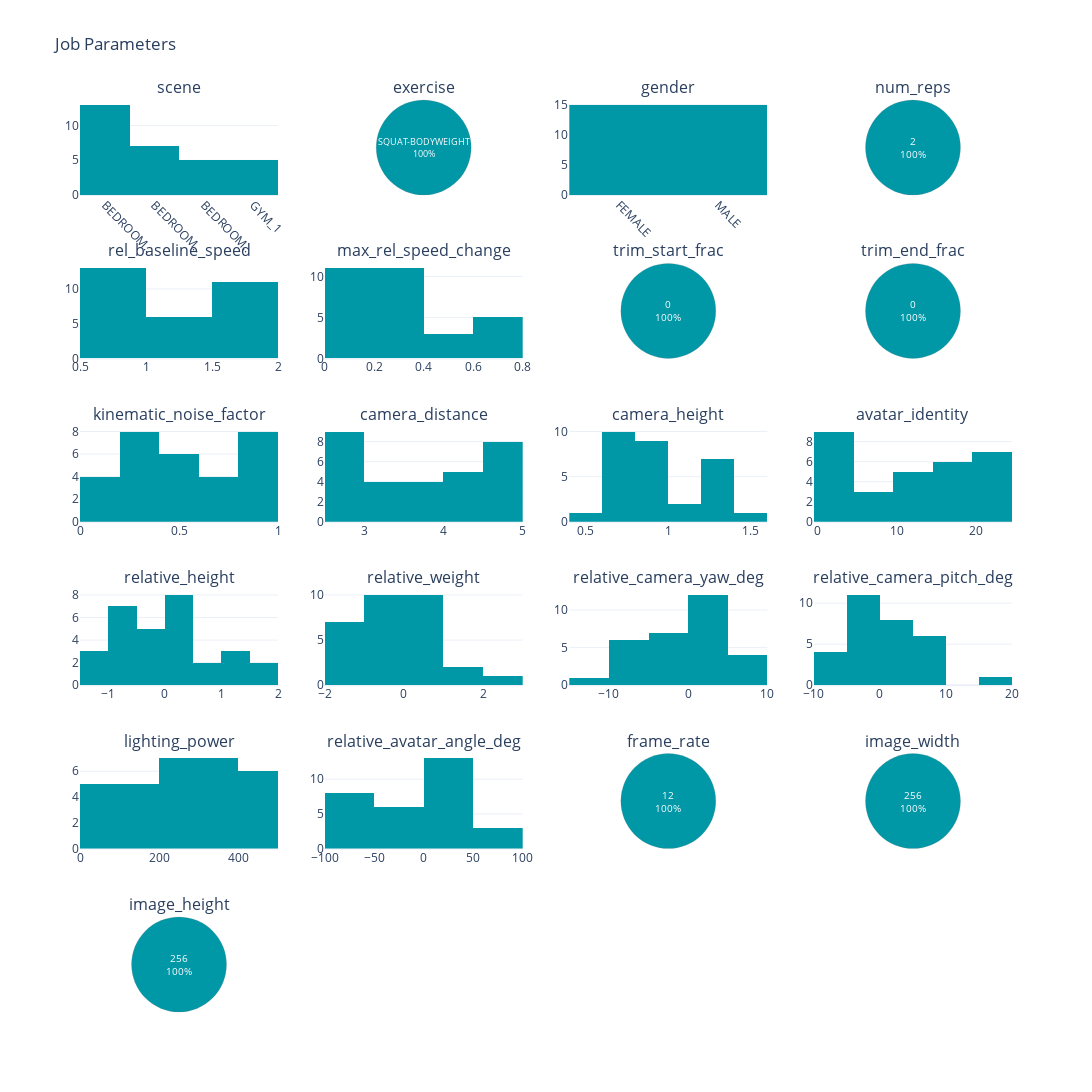

Notebook cell for this chart:
### Code cell
num_previews = 30

# Set some initial parameters.
job_params = [
        api.sample_input(
            token=TOKEN,
            exercise = "SQUAT-BODYWEIGHT",
            num_reps = 2,
            gender = genders[i % 2],
            trim_start_frac= 0.0,
            trim_end_frac= 0.0,
            lighting_power = float(np.random.uniform(50.0, 500.0, 1)[0]),
            camera_height = float(np.random.uniform(0.5, 1.5, 1)[0]),
            relative_camera_yaw_deg= float(np.random.normal(0.0, 6.0, 1)[0]),
            relative_camera_pitch_deg= float(np.random.normal(0.0, 6.0, 1)[0]),
            relative_avatar_angle_deg= float(np.random.uniform(-90.0, 90.0, 1)[0]),
            frame_rate=12,
            image_height=256,
            image_width=256,
        ) for i in range(num_previews)
    ]

previews_batch, previews_batch_folder = api.submit_preview_batch_to_api(
    token=TOKEN,
    preview_params=job_params,
    output_dir=OUTPUT_FOLDER,
    batch_folder_suffix=batch_folder_suffix,
)

# Await the batch job to complete.
completed_previews = previews_batch.await_jobs(timeout=5 * 60, polling_interval=5)
previews_folders = api.download_completed_previews(completed_previews=completed_previews, output_dir=previews_batch_folder)

#Visualize the previews in a grid, and take a look at our existing job parameter distributions.
view_previews(previews_folders)
visualize_job_params(job_params)

### Figure 1 — Plotly figure (JSON) as saved in the notebook; plotly's stock layout.template omitted (floating-point values rounded to 4 significant figures)
{"data": [{"legendgroup": "group1", "marker": {"color": "#0097A7"}, "name": "All", "showlegend": false, "type": "histogram", "x": ["BEDROOM_2", "BEDROOM_2", "GYM_1", "BEDROOM_4", "BEDROOM_5", "BEDROOM_2", "GYM_1", "BEDROOM_2", "BEDROOM_5", "BEDROOM_4", "BEDROOM_2", "GYM_1", "BEDROOM_5", "BEDROOM_4", "BEDROOM_5", "GYM_1", "BEDROOM_2", "BEDROOM_2", "BEDROOM_4", "BEDROOM_2", "BEDROOM_2", "BEDROOM_4", "BEDROOM_2", "BEDROOM_2", "BEDROOM_5", "BEDROOM_2", "BEDROOM_2", "GYM_1", "GYM_1", "GYM_1"], "xaxis": "x", "yaxis": "y"}, {"domain": {"x": [0.2625, 0.475], "y": [0.8958, 1]}, "insidetextorientation": "horizontal", "labels": ["SQUAT-BODYWEIGHT"], "legendgroup": "group1", "marker": {"colors": ["#0097a7"], "line": {"color": "grey", "width": 0.2}}, "showlegend": false, "sort": false, "textfont": {"size": 10}, "textinfo": "percent+label", "textposition": "inside", "type": "pie", "values": [30]}, {"legendgroup": "group1", "marker": {"color": "#0097A7"}, "name": "All", "showlegend": false, "type": "histogram", "x": ["MALE", "FEMALE", "MALE", "FEMALE", "MALE", "FEMALE", "MALE", "FEMALE", "MALE", "FEMALE", "MALE", "FEMALE", "MALE", "FEMALE", "MALE", "FEMALE", "MALE", "FEMALE", "MALE", "FEMALE", "MALE", "FEMALE", "MALE", "FEMALE", "MALE", "FEMALE", "MALE", "FEMALE", "MALE", "FEMALE"], "xaxis": "x2", "yaxis": "y2"}, {"domain": {"x": [0.7875, 1], "y": [0.8958, 1]}, "insidetextorientation": "horizontal", "labels": [2], "legendgroup": "group1", "marker": {"colors": ["#0097a7"], "line": {"color": "grey", "width": 0.2}}, "showlegend": false, "sort": false, "textfont": {"size": 10}, "textinfo": "percent+label", "textposition": "inside", "type": "pie", "values": [30]}, {"legendgroup": "group1", "marker": {"color": "#0097A7"}, "name": "All", "showlegend": false, "type": "histogram", "x": [1.767, 1.523, 1.739, 1.597, 1.339, 1.173, 0.6963, 1.273, 1.457, 0.5403, 0.9056, 0.9866, 0.5198, 0.9829, 0.9172, 0.983, 0.6958, 1.639, 1.444, 1.739, 0.9161, 1.805, 1.526, 1.855, 1.522, 0.9861, 0.87, 1.379, 1.848, 0.8396], "xaxis": "x3", "yaxis": "y3"}, {"legendgroup": "group1", "marker": {"color": "#0097A7"}, "name": "All", "showlegend": false, "type": "histogram", "x": [0.6268, 0.04734, 0.3537, 0.1927, 0.1123, 0.07159, 0.6496, 0.3377, 0.217, 0.2239, 0.614, 0.1776, 0.3819, 0.5249, 0.0442, 0.616, 0.3922, 0.4661, 0.1765, 0.1011, 0.06179, 0.6147, 0.04071, 0.2024, 0.3607, 0.525, 0.02778, 0.3906, 0.2498, 0.2671], "xaxis": "x4", "yaxis": "y4"}, {"domain": {"x": [0.525, 0.7375], "y": [0.7167, 0.8208]}, "insidetextorientation": "horizontal", "labels": [0], "legendgroup": "group1", "marker": {"colors": ["#0097a7"], "line": {"color": "grey", "width": 0.2}}, "showlegend": false, "sort": false, "textfont": {"size": 10}, "textinfo": "percent+label", "textposition": "inside", "type": "pie", "values": [30]}, {"domain": {"x": [0.7875, 1], "y": [0.7167, 0.8208]}, "insidetextorientation": "horizontal", "labels": [0], "legendgroup": "group1", "marker": {"colors": ["#0097a7"], "line": {"color": "grey", "width": 0.2}}, "showlegend": false, "sort": false, "textfont": {"size": 10}, "textinfo": "percent+label", "textposition": "inside", "type": "pie", "values": [30]}, {"legendgroup": "group1", "marker": {"color": "#0097A7"}, "name": "All", "showlegend": false, "type": "histogram", "x": [0.5022, 0.4585, 0.4963, 0.952, 0.7279, 0.4767, 0.9142, 0.3504, 0.7471, 0.8525, 0.1525, 0.8457, 0.4985, 0.1933, 0.8451, 0.3998, 0.388, 0.5041, 0.07883, 0.2377, 0.8731, 0.6871, 0.7159, 0.2513, 0.9269, 0.2109, 0.005911, 0.9757, 0.3531, 0.2888], "xaxis": "x5", "yaxis": "y5"}, {"legendgroup": "group1", "marker": {"color": "#0097A7"}, "name": "All", "showlegend": false, "type": "histogram", "x": [4.393, 4.062, 3.347, 3.24, 3.898, 4.821, 3.211, 4.805, 4.323, 4.969, 3.513, 2.65, 4.799, 2.562, 4.865, 4.923, 2.666, 2.829, 3.609, 4.215, 3.225, 4.875, 2.617, 2.526, 2.772, 2.512, 2.878, 4.504, 4.091, 3.965], "xaxis": "x6", "yaxis": "y6"}, {"legendgroup": "group1", "marker": {"color": "#0097A7"}, "name": "All", "showlegend": false, "type": "histogram", "x": [0.9078, 0.6013, 0.9696, 1.24, 1.021, 0.5252, 1.245, 0.7656, 1.205, 0.6742, 0.6581, 0.9882, 0.7805, 1.285, 0.6507, 1.258, 1.275, 0.7678, 0.954, 0.7009, 0.6682, 0.819, 0.761, 0.9784, 0.8037, 1.057, 0.838, 1.36, 1.417, 0.9914], "xaxis": "x7", "yaxis": "y7"}, {"legendgroup": "group1", "marker": {"color": "#0097A7"}, "name": "All", "showlegend": false, "type": "histogram", "x": [12, 8, 12, 16, 19, 1, 1, 19, 11, 20, 1, 16, 3, 3, 21, 7, 17, 20, 0, 2, 11, 20, 3, 24, 20, 19, 7, 13, 3, 20], "xaxis": "x8", "yaxis": "y8"}, {"legendgroup": "group1", "marker": {"color": "#0097A7"}, "name": "All", "showlegend": false, "type": "histogram", "x": [-1.115, -0.5338, 0.1618, -0.06324, 0.281, -0.6322, -0.7546, 0.1438, 1.899, -0.2452, -0.9544, 1.926, 0.8706, 1.249, -1.393, -0.308, -1.4, 0.4843, -0.2454, 0.03484, -0.7889, 0.1626, 1.161, -0.8331, -0.9692, 1.499, 0.8522, 0.4236, -0.06298, 0.437], "xaxis": "x9", "yaxis": "y9"}, {"legendgroup": "group1", "marker": {"color": "#0097A7"}, "name": "All", "showlegend": false, "type": "histogram", "x": [0.9302, 0.1396, -1.599, -1.987, -0.1915, 0.1155, -0.522, -1.266, -0.7038, 0.1419, -0.4387, -1.77, -0.1461, 1.437, -0.1769, 1.251, -1.135, -0.02316, 0.1282, 0.4881, -0.2895, -1.167, -0.3264, 0.9147, 2.87, 0.1623, -0.5669, -1.237, 0.1452, 0.3835], "xaxis": "x10", "yaxis": "y10"}, {"legendgroup": "group1", "marker": {"color": "#0097A7"}, "name": "All", "showlegend": false, "type": "histogram", "x": [-7.563, -5.467, 1.751, -5.318, -12.0, 1.392, -5.146, 1.729, 9.13, -5.413, 8.003, 4.772, 3.955, -2.674, -2.207, -0.152, 1.739, 2.228, 2.511, -1.106, 3.512, -0.2745, -0.23, 8.068, 3.573, 3.028, -6.585, 9.08, 1.579, -2.36], "xaxis": "x11", "yaxis": "y11"}, {"legendgroup": "group1", "marker": {"color": "#0097A7"}, "name": "All", "showlegend": false, "type": "histogram", "x": [4.28, 16.16, -4.996, -7.986, -2.652, -9.435, 8.797, 3.32, 6.309, 2.952, -2.667, 3.878, -5.633, 2.021, 0.5023, 7.296, -2.946, -0.6552, -0.4666, 5.891, 5.254, -2.174, -2.871, -0.4452, 1.998, 1.064, 9.46, -6.719, -2.631, -0.7861], "xaxis": "x12", "yaxis": "y12"}, {"legendgroup": "group1", "marker": {"color": "#0097A7"}, "name": "All", "showlegend": false, "type": "histogram", "x": [391.8, 225.9, 53.6, 155.5, 126.2, 82.89, 56.66, 316.5, 60.56, 124.8, 467.5, 362.1, 397.5, 332.0, 89.2, 393.2, 156.1, 267.7, 204.2, 322.7, 494.5, 278.5, 437.6, 254.8, 432.5, 444.0, 459.7, 219.9, 294.1, 132.6], "xaxis": "x13", "yaxis": "y13"}, {"legendgroup": "group1", "marker": {"color": "#0097A7"}, "name": "All", "showlegend": false, "type": "histogram", "x": [24.64, -60.88, -73.74, 24.1, 13.46, -85.87, 3.655, -32.41, 39.96, -82.65, -18.78, 84.73, -7.375, -76.15, 10.79, 28.76, 43.14, -63.94, 65.69, -8.172, 23.53, 6.894, 18.07, 88.74, -51.43, 42.31, 25.26, -83.56, -23.04, -48.01], "xaxis": "x14", "yaxis": "y14"}, {"domain": {"x": [0.525, 0.7375], "y": [0.1792, 0.2833]}, "insidetextorientation": "horizontal", "labels": [12], "legendgroup": "group1", "marker": {"colors": ["#0097a7"], "line": {"color": "grey", "width": 0.2}}, "showlegend": false, "sort": false, "textfont": {"size": 10}, "textinfo": "percent+label", "textposition": "inside", "type": "pie", "values": [30]}, {"domain": {"x": [0.7875, 1], "y": [0.1792, 0.2833]}, "insidetextorientation": "horizontal", "labels": [256], "legendgroup": "group1", "marker": {"colors": ["#0097a7"], "line": {"color": "grey", "width": 0.2}}, "showlegend": false, "sort": false, "textfont": {"size": 10}, "textinfo": "percent+label", "textposition": "inside", "type": "pie", "values": [30]}, {"domain": {"x": [0, 0.2125], "y": [0, 0.1042]}, "insidetextorientation": "horizontal", "labels": [256], "legendgroup": "group1", "marker": {"colors": ["#0097a7"], "line": {"color": "grey", "width": 0.2}}, "showlegend": false, "sort": false, "textfont": {"size": 10}, "textinfo": "percent+label", "textposition": "inside", "type": "pie", "values": [30]}], "layout": {"annotations": [{"font": {"size": 16}, "showarrow": false, "text": "scene", "x": 0.1062, "xanchor": "center", "xref": "paper", "y": 1, "yanchor": "bottom", "yref": "paper"}, {"font": {"size": 16}, "showarrow": false, "text": "exercise", "x": 0.3688, "xanchor": "center", "xref": "paper", "y": 1, "yanchor": "bottom", "yref": "paper"}, {"font": {"size": 16}, "showarrow": false, "text": "gender", "x": 0.6313, "xanchor": "center", "xref": "paper", "y": 1, "yanchor": "bottom", "yref": "paper"}, {"font": {"size": 16}, "showarrow": false, "text": "num_reps", "x": 0.8938, "xanchor": "center", "xref": "paper", "y": 1, "yanchor": "bottom", "yref": "paper"}, {"font": {"size": 16}, "showarrow": false, "text": "rel_baseline_speed", "x": 0.1062, "xanchor": "center", "xref": "paper", "y": 0.8208, "yanchor": "bottom", "yref": "paper"}, {"font": {"size": 16}, "showarrow": false, "text": "max_rel_speed_change", "x": 0.3688, "xanchor": "center", "xref": "paper", "y": 0.8208, "yanchor": "bottom", "yref": "paper"}, {"font": {"size": 16}, "showarrow": false, "text": "trim_start_frac", "x": 0.6313, "xanchor": "center", "xref": "paper", "y": 0.8208, "yanchor": "bottom", "yref": "paper"}, {"font": {"size": 16}, "showarrow": false, "text": "trim_end_frac", "x": 0.8938, "xanchor": "center", "xref": "paper", "y": 0.8208, "yanchor": "bottom", "yref": "paper"}, {"font": {"size": 16}, "showarrow": false, "text": "kinematic_noise_factor", "x": 0.1062, "xanchor": "center", "xref": "paper", "y": 0.6417, "yanchor": "bottom", "yref": "paper"}, {"font": {"size": 16}, "showarrow": false, "text": "camera_distance", "x": 0.3688, "xanchor": "center", "xref": "paper", "y": 0.6417, "yanchor": "bottom", "yref": "paper"}, {"font": {"size": 16}, "showarrow": false, "text": "camera_height", "x": 0.6313, "xanchor": "center", "xref": "paper", "y": 0.6417, "yanchor": "bottom", "yref": "paper"}, {"font": {"size": 16}, "showarrow": false, "text": "avatar_identity", "x": 0.8938, "xanchor": "center", "xref": "paper", "y": 0.6417, "yanchor": "bottom", "yref": "paper"}, {"font": {"size": 16}, "showarrow": false, "text": "relative_height", "x": 0.1062, "xanchor": "center", "xref": "paper", "y": 0.4625, "yanchor": "bottom", "yref": "paper"}, {"font": {"size": 16}, "showarrow": false, "text": "relative_weight", "x": 0.3688, "xanchor": "center", "xref": "paper", "y": 0.4625, "yanchor": "bottom", "yref": "paper"}, {"font": {"size": 16}, "showarrow": false, "text": "relative_camera_yaw_deg", "x": 0.6313, "xanchor": "center", "xref": "paper", "y": 0.4625, "yanchor": "bottom", "yref": "paper"}, {"font": {"size": 16}, "showarrow": false, "text": "relative_camera_pitch_deg", "x": 0.8938, "xanchor": "center", "xref": "paper", "y": 0.4625, "yanchor": "bottom", "yref": "paper"}, {"font": {"size": 16}, "showarrow": false, "text": "lighting_power", "x": 0.1062, "xanchor": "center", "xref": "paper", "y": 0.2833, "yanchor": "bottom", "yref": "paper"}, {"font": {"size": 16}, "showarrow": false, "text": "relative_avatar_angle_deg", "x": 0.3688, "xanchor": "center", "xref": "paper", "y": 0.2833, "yanchor": "bottom", "yref": "paper"}, {"font": {"size": 16}, "showarrow": false, "text": "frame_rate", "x": 0.6313, "xanchor": "center", "xref": "paper", "y": 0.2833, "yanchor": "bottom", "yref": "paper"}, {"font": {"size": 16}, "showarrow": false, "text": "image_width", "x": 0.8938, "xanchor": "center", "xref": "paper", "y": 0.2833, "yanchor": "bottom", "yref": "paper"}, {"font": {"size": 16}, "showarrow": false, "text": "image_height", "x": 0.1062, "xanchor": "center", "xref": "paper", "y": 0.1042, "yanchor": "bottom", "yref": "paper"}], "barmode": "stack", "font": {"size": 12}, "height": 1800, "title": {"text": "Job Parameters"}, "width": 1500, "xaxis": {"anchor": "y", "domain": [0, 0.2125], "tickangle": 45, "tickmode": "array", "ticktext": ["BEDROOM..", "BEDROOM..", "BEDROOM..", "GYM_1"], "tickvals": [0, 1, 2, 3]}, "xaxis10": {"anchor": "y10", "domain": [0.2625, 0.475]}, "xaxis11": {"anchor": "y11", "domain": [0.525, 0.7375]}, "xaxis12": {"anchor": "y12", "domain": [0.7875, 1]}, "xaxis13": {"anchor": "y13", "domain": [0, 0.2125]}, "xaxis14": {"anchor": "y14", "domain": [0.2625, 0.475]}, "xaxis15": {"anchor": "y15", "domain": [0.2625, 0.475]}, "xaxis16": {"anchor": "y16", "domain": [0.525, 0.7375]}, "xaxis17": {"anchor": "y17", "domain": [0.7875, 1]}, "xaxis2": {"anchor": "y2", "domain": [0.525, 0.7375], "tickangle": 45, "tickmode": "array", "ticktext": ["FEMALE", "MALE"], "tickvals": [0, 1]}, "xaxis3": {"anchor": "y3", "domain": [0, 0.2125]}, "xaxis4": {"anchor": "y4", "domain": [0.2625, 0.475]}, "xaxis5": {"anchor": "y5", "domain": [0, 0.2125]}, "xaxis6": {"anchor": "y6", "domain": [0.2625, 0.475]}, "xaxis7": {"anchor": "y7", "domain": [0.525, 0.7375]}, "xaxis8": {"anchor": "y8", "domain": [0.7875, 1]}, "xaxis9": {"anchor": "y9", "domain": [0, 0.2125]}, "yaxis": {"anchor": "x", "domain": [0.8958, 1]}, "yaxis10": {"anchor": "x10", "domain": [0.3583, 0.4625]}, "yaxis11": {"anchor": "x11", "domain": [0.3583, 0.4625]}, "yaxis12": {"anchor": "x12", "domain": [0.3583, 0.4625]}, "yaxis13": {"anchor": "x13", "domain": [0.1792, 0.2833]}, "yaxis14": {"anchor": "x14", "domain": [0.1792, 0.2833]}, "yaxis15": {"anchor": "x15", "domain": [0, 0.1042]}, "yaxis16": {"anchor": "x16", "domain": [0, 0.1042]}, "yaxis17": {"anchor": "x17", "domain": [0, 0.1042]}, "yaxis2": {"anchor": "x2", "domain": [0.8958, 1]}, "yaxis3": {"anchor": "x3", "domain": [0.7167, 0.8208]}, "yaxis4": {"anchor": "x4", "domain": [0.7167, 0.8208]}, "yaxis5": {"anchor": "x5", "domain": [0.5375, 0.6417]}, "yaxis6": {"anchor": "x6", "domain": [0.5375, 0.6417]}, "yaxis7": {"anchor": "x7", "domain": [0.5375, 0.6417]}, "yaxis8": {"anchor": "x8", "domain": [0.5375, 0.6417]}, "yaxis9": {"anchor": "x9", "domain": [0.3583, 0.4625]}}}
